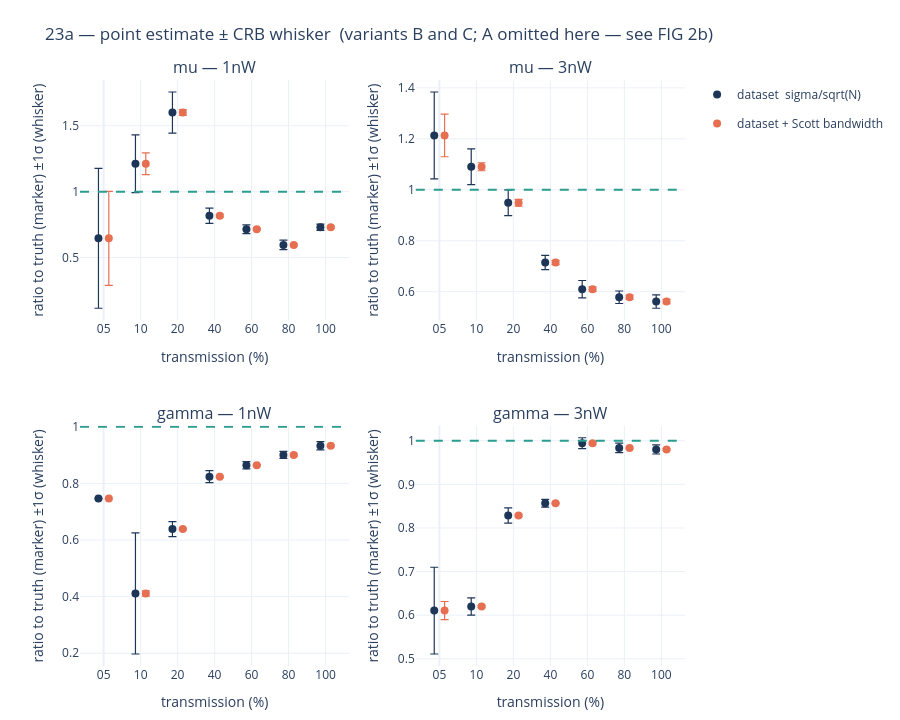
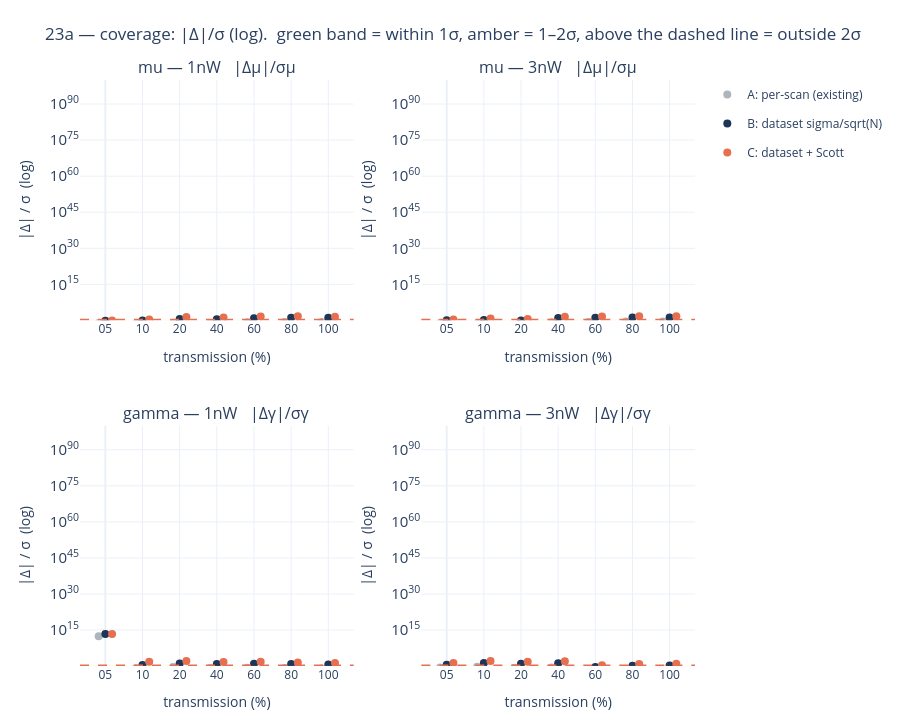

The code cell stored with these charts, in order, in its notebook:
### Code cell
# ============================================================
# 23a — FIG 2a: point estimate +- the CRB whisker (dataset CRB: variants B and C), split by power
# ============================================================
SMK = {'data': ('sig_mu_data', 'sig_g_data'), 'scott': ('sig_mu_data_scott', 'sig_g_data_scott')}
ZK = {'single': ('dmu_sigma_single', 'dg_sigma_single'),
      'data': ('dmu_sigma_data', 'dg_sigma_data'),
      'scott': ('dmu_sigma_data_scott', 'dg_sigma_data_scott')}

def _series(power):
    ts = [t for t in TABLE if t['exp'].startswith(power)]
    return sorted(ts, key=lambda t: int(t['exp'].split('Trans')[-1]))

VAR2 = [('data', 'dataset  sigma/sqrt(N)', '#1d3557', -0.14),
        ('scott', 'dataset + Scott bandwidth', '#e76f51', +0.14)]
fig2 = make_subplots(rows=2, cols=2, horizontal_spacing=0.11, vertical_spacing=0.18,
                     subplot_titles=['mu — 1nW', 'mu — 3nW', 'gamma — 1nW', 'gamma — 3nW'])
for ci, power in enumerate(POWERS, start=1):
    ts = _series(power)
    xlab = [t['exp'].split('Trans')[-1] for t in ts]
    for v, lab, col, dx in VAR2:
        xs = [i + dx for i in range(len(ts))]
        fig2.add_trace(go.Scatter(
            x=xs, y=[t['mu'] / t['mu_true'] for t in ts], mode='markers',
            marker=dict(color=col, size=8),
            error_y=dict(type='data', array=[t[SMK[v][0]] / t['mu_true'] for t in ts], color=col, thickness=1.2),
            name=lab, legendgroup=v, showlegend=(ci == 1)), row=1, col=ci)
        fig2.add_trace(go.Scatter(
            x=xs, y=[t['gamma'] / t['gamma_true'] for t in ts], mode='markers',
            marker=dict(color=col, size=8),
            error_y=dict(type='data', array=[t[SMK[v][1]] / t['gamma_true'] for t in ts], color=col, thickness=1.2),
            name=lab, legendgroup=v, showlegend=False), row=2, col=ci)
    for rr in (1, 2):
        fig2.update_xaxes(title_text='transmission (%)', row=rr, col=ci,
                          tickmode='array', tickvals=list(range(len(ts))), ticktext=xlab)
        fig2.update_yaxes(title_text='ratio to truth (marker) ±1σ (whisker)', row=rr, col=ci)
        fig2.add_hline(y=1.0, line=dict(color='#2a9d8f', dash='dash'), row=rr, col=ci)
fig2.update_layout(height=720, margin=dict(t=80, b=45),
                   title_text='23a — point estimate ± CRB whisker  (variants B and C; A omitted here — see FIG 2b)')
fig2.show(config=CONFIG_PLOT)

# ============================================================
# 23a — FIG 2b: coverage |Delta|/sigma for ALL three variants (log scale), split by power
# ============================================================
VAR3 = [('single', 'A: per-scan (existing)', '#adb5bd', -0.18),
        ('data', 'B: dataset sigma/sqrt(N)', '#1d3557', 0.0),
        ('scott', 'C: dataset + Scott', '#e76f51', +0.18)]
fig2b = make_subplots(rows=2, cols=2, horizontal_spacing=0.11, vertical_spacing=0.18,
                      subplot_titles=['mu — 1nW   |Δμ|/σμ', 'mu — 3nW   |Δμ|/σμ',
                                      'gamma — 1nW   |Δγ|/σγ', 'gamma — 3nW   |Δγ|/σγ'])
for ci, power in enumerate(POWERS, start=1):
    ts = _series(power)
    xlab = [t['exp'].split('Trans')[-1] for t in ts]
    for v, lab, col, dx in VAR3:
        xs = [i + dx for i in range(len(ts))]
        fig2b.add_trace(go.Scatter(x=xs, y=[t[ZK[v][0]] for t in ts], mode='markers',
                                   marker=dict(color=col, size=8), name=lab,
                                   legendgroup=v, showlegend=(ci == 1)), row=1, col=ci)
        fig2b.add_trace(go.Scatter(x=xs, y=[t[ZK[v][1]] for t in ts], mode='markers',
                                   marker=dict(color=col, size=8), name=lab,
                                   legendgroup=v, showlegend=False), row=2, col=ci)
    for rr in (1, 2):
        fig2b.add_hrect(y0=0.1, y1=1.0, fillcolor='#2a9d8f', opacity=0.10, line_width=0, row=rr, col=ci)
        fig2b.add_hrect(y0=1.0, y1=2.0, fillcolor='#e9c46a', opacity=0.14, line_width=0, row=rr, col=ci)
        fig2b.add_hline(y=2.0, line=dict(color='#e76f51', dash='dash'), row=rr, col=ci)
        fig2b.update_xaxes(title_text='transmission (%)', row=rr, col=ci,
                           tickmode='array', tickvals=list(range(len(ts))), ticktext=xlab)
        fig2b.update_yaxes(title_text='|Δ| / σ  (log)', type='log', range=[0.05, 100], row=rr, col=ci)
fig2b.update_layout(height=720, margin=dict(t=80, b=45),
                    title_text='23a — coverage: |Δ|/σ (log).  green band = within 1σ, amber = 1–2σ, above the dashed line = outside 2σ')

### Figure 1 — Plotly figure (JSON) as saved in the notebook; plotly's stock layout.template omitted (floating-point values rounded to 4 significant figures)
{"data": [{"error_y": {"array": [0.5305, 0.219, 0.1556, 0.05775, 0.03342, 0.03607, 0.02319], "color": "#1d3557", "thickness": 1.2, "type": "data"}, "legendgroup": "data", "marker": {"color": "#1d3557", "size": 8}, "mode": "markers", "name": "dataset  sigma/sqrt(N)", "showlegend": true, "type": "scatter", "x": [-0.14, 0.86, 1.86, 2.86, 3.86, 4.86, 5.86], "xaxis": "x", "y": [0.6458, 1.212, 1.6, 0.8168, 0.7146, 0.596, 0.7298], "yaxis": "y"}, {"error_y": {"array": [1.16e-14, 0.2139, 0.02652, 0.0213, 0.01259, 0.01269, 0.01468], "color": "#1d3557", "thickness": 1.2, "type": "data"}, "legendgroup": "data", "marker": {"color": "#1d3557", "size": 8}, "mode": "markers", "name": "dataset  sigma/sqrt(N)", "showlegend": false, "type": "scatter", "x": [-0.14, 0.86, 1.86, 2.86, 3.86, 4.86, 5.86], "xaxis": "x3", "y": [0.7464, 0.4115, 0.6386, 0.8237, 0.8639, 0.9006, 0.933], "yaxis": "y3"}, {"error_y": {"array": [0.3562, 0.08287, 0.0222, 0.01044, 0.006529, 0.008238, 0.009354], "color": "#e76f51", "thickness": 1.2, "type": "data"}, "legendgroup": "scott", "marker": {"color": "#e76f51", "size": 8}, "mode": "markers", "name": "dataset + Scott bandwidth", "showlegend": true, "type": "scatter", "x": [0.14, 1.14, 2.14, 3.14, 4.14, 5.14, 6.14], "xaxis": "x", "y": [0.6458, 1.212, 1.6, 0.8168, 0.7146, 0.596, 0.7298], "yaxis": "y"}, {"error_y": {"array": [9.887e-15, 0.009302, 0.003002, 0.003096, 0.00211, 0.003234, 0.003122], "color": "#e76f51", "thickness": 1.2, "type": "data"}, "legendgroup": "scott", "marker": {"color": "#e76f51", "size": 8}, "mode": "markers", "name": "dataset + Scott bandwidth", "showlegend": false, "type": "scatter", "x": [0.14, 1.14, 2.14, 3.14, 4.14, 5.14, 6.14], "xaxis": "x3", "y": [0.7464, 0.4115, 0.6386, 0.8237, 0.8639, 0.9006, 0.933], "yaxis": "y3"}, {"error_y": {"array": [0.1703, 0.06999, 0.0508, 0.02787, 0.03395, 0.02458, 0.02625], "color": "#1d3557", "thickness": 1.2, "type": "data"}, "legendgroup": "data", "marker": {"color": "#1d3557", "size": 8}, "mode": "markers", "name": "dataset  sigma/sqrt(N)", "showlegend": false, "type": "scatter", "x": [-0.14, 0.86, 1.86, 2.86, 3.86, 4.86, 5.86], "xaxis": "x2", "y": [1.213, 1.09, 0.9492, 0.7146, 0.6101, 0.5784, 0.5615], "yaxis": "y2"}, {"error_y": {"array": [0.09946, 0.01967, 0.01745, 0.008931, 0.01256, 0.01078, 0.0104], "color": "#1d3557", "thickness": 1.2, "type": "data"}, "legendgroup": "data", "marker": {"color": "#1d3557", "size": 8}, "mode": "markers", "name": "dataset  sigma/sqrt(N)", "showlegend": false, "type": "scatter", "x": [-0.14, 0.86, 1.86, 2.86, 3.86, 4.86, 5.86], "xaxis": "x4", "y": [0.6105, 0.6198, 0.8287, 0.8567, 0.9942, 0.9835, 0.9799], "yaxis": "y4"}, {"error_y": {"array": [0.08377, 0.01572, 0.01325, 0.008408, 0.008918, 0.00812, 0.008576], "color": "#e76f51", "thickness": 1.2, "type": "data"}, "legendgroup": "scott", "marker": {"color": "#e76f51", "size": 8}, "mode": "markers", "name": "dataset + Scott bandwidth", "showlegend": false, "type": "scatter", "x": [0.14, 1.14, 2.14, 3.14, 4.14, 5.14, 6.14], "xaxis": "x2", "y": [1.213, 1.09, 0.9492, 0.7146, 0.6101, 0.5784, 0.5615], "yaxis": "y2"}, {"error_y": {"array": [0.02084, 0.002633, 0.00247, 0.00149, 0.002355, 0.002165, 0.002279], "color": "#e76f51", "thickness": 1.2, "type": "data"}, "legendgroup": "scott", "marker": {"color": "#e76f51", "size": 8}, "mode": "markers", "name": "dataset + Scott bandwidth", "showlegend": false, "type": "scatter", "x": [0.14, 1.14, 2.14, 3.14, 4.14, 5.14, 6.14], "xaxis": "x4", "y": [0.6105, 0.6198, 0.8287, 0.8567, 0.9942, 0.9835, 0.9799], "yaxis": "y4"}], "layout": {"annotations": [{"font": {"size": 16}, "showarrow": false, "text": "mu — 1nW", "x": 0.2225, "xanchor": "center", "xref": "paper", "y": 1.0, "yanchor": "bottom", "yref": "paper"}, {"font": {"size": 16}, "showarrow": false, "text": "mu — 3nW", "x": 0.7775, "xanchor": "center", "xref": "paper", "y": 1.0, "yanchor": "bottom", "yref": "paper"}, {"font": {"size": 16}, "showarrow": false, "text": "gamma — 1nW", "x": 0.2225, "xanchor": "center", "xref": "paper", "y": 0.41, "yanchor": "bottom", "yref": "paper"}, {"font": {"size": 16}, "showarrow": false, "text": "gamma — 3nW", "x": 0.7775, "xanchor": "center", "xref": "paper", "y": 0.41, "yanchor": "bottom", "yref": "paper"}], "height": 720, "margin": {"b": 45, "t": 80}, "shapes": [{"line": {"color": "#2a9d8f", "dash": "dash"}, "type": "line", "x0": 0, "x1": 1, "xref": "x domain", "y0": 1.0, "y1": 1.0, "yref": "y"}, {"line": {"color": "#2a9d8f", "dash": "dash"}, "type": "line", "x0": 0, "x1": 1, "xref": "x3 domain", "y0": 1.0, "y1": 1.0, "yref": "y3"}, {"line": {"color": "#2a9d8f", "dash": "dash"}, "type": "line", "x0": 0, "x1": 1, "xref": "x2 domain", "y0": 1.0, "y1": 1.0, "yref": "y2"}, {"line": {"color": "#2a9d8f", "dash": "dash"}, "type": "line", "x0": 0, "x1": 1, "xref": "x4 domain", "y0": 1.0, "y1": 1.0, "yref": "y4"}], "title": {"text": "23a — point estimate ± CRB whisker  (variants B and C; A omitted here — see FIG 2b)"}, "xaxis": {"anchor": "y", "domain": [0.0, 0.445], "tickmode": "array", "ticktext": ["05", "10", "20", "40", "60", "80", "100"], "tickvals": [0, 1, 2, 3, 4, 5, 6], "title": {"text": "transmission (%)"}}, "xaxis2": {"anchor": "y2", "domain": [0.555, 1.0], "tickmode": "array", "ticktext": ["05", "10", "20", "40", "60", "80", "100"], "tickvals": [0, 1, 2, 3, 4, 5, 6], "title": {"text": "transmission (%)"}}, "xaxis3": {"anchor": "y3", "domain": [0.0, 0.445], "tickmode": "array", "ticktext": ["05", "10", "20", "40", "60", "80", "100"], "tickvals": [0, 1, 2, 3, 4, 5, 6], "title": {"text": "transmission (%)"}}, "xaxis4": {"anchor": "y4", "domain": [0.555, 1.0], "tickmode": "array", "ticktext": ["05", "10", "20", "40", "60", "80", "100"], "tickvals": [0, 1, 2, 3, 4, 5, 6], "title": {"text": "transmission (%)"}}, "yaxis": {"anchor": "x", "domain": [0.59, 1.0], "title": {"text": "ratio to truth (marker) ±1σ (whisker)"}}, "yaxis2": {"anchor": "x2", "domain": [0.59, 1.0], "title": {"text": "ratio to truth (marker) ±1σ (whisker)"}}, "yaxis3": {"anchor": "x3", "domain": [0.0, 0.41], "title": {"text": "ratio to truth (marker) ±1σ (whisker)"}}, "yaxis4": {"anchor": "x4", "domain": [0.0, 0.41], "title": {"text": "ratio to truth (marker) ±1σ (whisker)"}}}}

### Figure 2 — Plotly figure (JSON) as saved in the notebook; plotly's stock layout.template omitted (floating-point values rounded to 4 significant figures)
{"data": [{"legendgroup": "single", "marker": {"color": "#adb5bd", "size": 8}, "mode": "markers", "name": "A: per-scan (existing)", "showlegend": true, "type": "scatter", "x": [-0.18, 0.82, 1.82, 2.82, 3.82, 4.82, 5.82], "xaxis": "x", "y": [0.08549, 0.05108, 0.1144, 0.06436, 0.1734, 0.2246, 0.2352], "yaxis": "y"}, {"legendgroup": "single", "marker": {"color": "#adb5bd", "size": 8}, "mode": "markers", "name": "A: per-scan (existing)", "showlegend": false, "type": "scatter", "x": [-0.18, 0.82, 1.82, 2.82, 3.82, 4.82, 5.82], "xaxis": "x3", "y": [2799000000000.0, 0.1454, 0.4038, 0.1679, 0.2195, 0.157, 0.09209], "yaxis": "y3"}, {"legendgroup": "data", "marker": {"color": "#1d3557", "size": 8}, "mode": "markers", "name": "B: dataset sigma/sqrt(N)", "showlegend": true, "type": "scatter", "x": [0.0, 1.0, 2.0, 3.0, 4.0, 5.0, 6.0], "xaxis": "x", "y": [0.6677, 0.9665, 3.859, 3.171, 8.54, 11.2, 11.65], "yaxis": "y"}, {"legendgroup": "data", "marker": {"color": "#1d3557", "size": 8}, "mode": "markers", "name": "B: dataset sigma/sqrt(N)", "showlegend": false, "type": "scatter", "x": [0.0, 1.0, 2.0, 3.0, 4.0, 5.0, 6.0], "xaxis": "x3", "y": [21860000000000.0, 2.751, 13.62, 8.274, 10.8, 7.83, 4.563], "yaxis": "y3"}, {"legendgroup": "scott", "marker": {"color": "#e76f51", "size": 8}, "mode": "markers", "name": "C: dataset + Scott", "showlegend": true, "type": "scatter", "x": [0.18, 1.18, 2.18, 3.18, 4.18, 5.18, 6.18], "xaxis": "x", "y": [0.9943, 2.554, 27.05, 17.54, 43.71, 49.04, 28.89], "yaxis": "y"}, {"legendgroup": "scott", "marker": {"color": "#e76f51", "size": 8}, "mode": "markers", "name": "C: dataset + Scott", "showlegend": false, "type": "scatter", "x": [0.18, 1.18, 2.18, 3.18, 4.18, 5.18, 6.18], "xaxis": "x3", "y": [25660000000000.0, 63.27, 120.4, 56.94, 64.49, 30.73, 21.45], "yaxis": "y3"}, {"legendgroup": "single", "marker": {"color": "#adb5bd", "size": 8}, "mode": "markers", "name": "A: per-scan (existing)", "showlegend": false, "type": "scatter", "x": [-0.18, 0.82, 1.82, 2.82, 3.82, 4.82, 5.82], "xaxis": "x2", "y": [0.07893, 0.03261, 0.02145, 0.1674, 0.2278, 0.3426, 0.333], "yaxis": "y2"}, {"legendgroup": "single", "marker": {"color": "#adb5bd", "size": 8}, "mode": "markers", "name": "A: per-scan (existing)", "showlegend": false, "type": "scatter", "x": [-0.18, 0.82, 1.82, 2.82, 3.82, 4.82, 5.82], "xaxis": "x4", "y": [0.2467, 0.4874, 0.2107, 0.2623, 0.009081, 0.03057, 0.03847], "yaxis": "y4"}, {"legendgroup": "data", "marker": {"color": "#1d3557", "size": 8}, "mode": "markers", "name": "B: dataset sigma/sqrt(N)", "showlegend": false, "type": "scatter", "x": [0.0, 1.0, 2.0, 3.0, 4.0, 5.0, 6.0], "xaxis": "x2", "y": [1.253, 1.293, 0.9997, 10.24, 11.48, 17.16, 16.7], "yaxis": "y2"}, {"legendgroup": "data", "marker": {"color": "#1d3557", "size": 8}, "mode": "markers", "name": "B: dataset sigma/sqrt(N)", "showlegend": false, "type": "scatter", "x": [0.0, 1.0, 2.0, 3.0, 4.0, 5.0, 6.0], "xaxis": "x4", "y": [3.916, 19.33, 9.819, 16.04, 0.4578, 1.531, 1.929], "yaxis": "y4"}, {"legendgroup": "scott", "marker": {"color": "#e76f51", "size": 8}, "mode": "markers", "name": "C: dataset + Scott", "showlegend": false, "type": "scatter", "x": [0.18, 1.18, 2.18, 3.18, 4.18, 5.18, 6.18], "xaxis": "x2", "y": [2.547, 5.755, 3.833, 33.94, 43.72, 51.93, 51.14], "yaxis": "y2"}, {"legendgroup": "scott", "marker": {"color": "#e76f51", "size": 8}, "mode": "markers", "name": "C: dataset + Scott", "showlegend": false, "type": "scatter", "x": [0.18, 1.18, 2.18, 3.18, 4.18, 5.18, 6.18], "xaxis": "x4", "y": [18.69, 144.4, 69.36, 96.19, 2.442, 7.621, 8.807], "yaxis": "y4"}], "layout": {"annotations": [{"font": {"size": 16}, "showarrow": false, "text": "mu — 1nW   |Δμ|/σμ", "x": 0.2225, "xanchor": "center", "xref": "paper", "y": 1.0, "yanchor": "bottom", "yref": "paper"}, {"font": {"size": 16}, "showarrow": false, "text": "mu — 3nW   |Δμ|/σμ", "x": 0.7775, "xanchor": "center", "xref": "paper", "y": 1.0, "yanchor": "bottom", "yref": "paper"}, {"font": {"size": 16}, "showarrow": false, "text": "gamma — 1nW   |Δγ|/σγ", "x": 0.2225, "xanchor": "center", "xref": "paper", "y": 0.41, "yanchor": "bottom", "yref": "paper"}, {"font": {"size": 16}, "showarrow": false, "text": "gamma — 3nW   |Δγ|/σγ", "x": 0.7775, "xanchor": "center", "xref": "paper", "y": 0.41, "yanchor": "bottom", "yref": "paper"}], "height": 720, "margin": {"b": 45, "t": 80}, "shapes": [{"fillcolor": "#2a9d8f", "line": {"width": 0}, "opacity": 0.1, "type": "rect", "x0": 0, "x1": 1, "xref": "x domain", "y0": 0.1, "y1": 1.0, "yref": "y"}, {"fillcolor": "#e9c46a", "line": {"width": 0}, "opacity": 0.14, "type": "rect", "x0": 0, "x1": 1, "xref": "x domain", "y0": 1.0, "y1": 2.0, "yref": "y"}, {"line": {"color": "#e76f51", "dash": "dash"}, "type": "line", "x0": 0, "x1": 1, "xref": "x domain", "y0": 2.0, "y1": 2.0, "yref": "y"}, {"fillcolor": "#2a9d8f", "line": {"width": 0}, "opacity": 0.1, "type": "rect", "x0": 0, "x1": 1, "xref": "x3 domain", "y0": 0.1, "y1": 1.0, "yref": "y3"}, {"fillcolor": "#e9c46a", "line": {"width": 0}, "opacity": 0.14, "type": "rect", "x0": 0, "x1": 1, "xref": "x3 domain", "y0": 1.0, "y1": 2.0, "yref": "y3"}, {"line": {"color": "#e76f51", "dash": "dash"}, "type": "line", "x0": 0, "x1": 1, "xref": "x3 domain", "y0": 2.0, "y1": 2.0, "yref": "y3"}, {"fillcolor": "#2a9d8f", "line": {"width": 0}, "opacity": 0.1, "type": "rect", "x0": 0, "x1": 1, "xref": "x2 domain", "y0": 0.1, "y1": 1.0, "yref": "y2"}, {"fillcolor": "#e9c46a", "line": {"width": 0}, "opacity": 0.14, "type": "rect", "x0": 0, "x1": 1, "xref": "x2 domain", "y0": 1.0, "y1": 2.0, "yref": "y2"}, {"line": {"color": "#e76f51", "dash": "dash"}, "type": "line", "x0": 0, "x1": 1, "xref": "x2 domain", "y0": 2.0, "y1": 2.0, "yref": "y2"}, {"fillcolor": "#2a9d8f", "line": {"width": 0}, "opacity": 0.1, "type": "rect", "x0": 0, "x1": 1, "xref": "x4 domain", "y0": 0.1, "y1": 1.0, "yref": "y4"}, {"fillcolor": "#e9c46a", "line": {"width": 0}, "opacity": 0.14, "type": "rect", "x0": 0, "x1": 1, "xref": "x4 domain", "y0": 1.0, "y1": 2.0, "yref": "y4"}, {"line": {"color": "#e76f51", "dash": "dash"}, "type": "line", "x0": 0, "x1": 1, "xref": "x4 domain", "y0": 2.0, "y1": 2.0, "yref": "y4"}], "title": {"text": "23a — coverage: |Δ|/σ (log).  green band = within 1σ, amber = 1–2σ, above the dashed line = outside 2σ"}, "xaxis": {"anchor": "y", "domain": [0.0, 0.445], "tickmode": "array", "ticktext": ["05", "10", "20", "40", "60", "80", "100"], "tickvals": [0, 1, 2, 3, 4, 5, 6], "title": {"text": "transmission (%)"}}, "xaxis2": {"anchor": "y2", "domain": [0.555, 1.0], "tickmode": "array", "ticktext": ["05", "10", "20", "40", "60", "80", "100"], "tickvals": [0, 1, 2, 3, 4, 5, 6], "title": {"text": "transmission (%)"}}, "xaxis3": {"anchor": "y3", "domain": [0.0, 0.445], "tickmode": "array", "ticktext": ["05", "10", "20", "40", "60", "80", "100"], "tickvals": [0, 1, 2, 3, 4, 5, 6], "title": {"text": "transmission (%)"}}, "xaxis4": {"anchor": "y4", "domain": [0.555, 1.0], "tickmode": "array", "ticktext": ["05", "10", "20", "40", "60", "80", "100"], "tickvals": [0, 1, 2, 3, 4, 5, 6], "title": {"text": "transmission (%)"}}, "yaxis": {"anchor": "x", "domain": [0.59, 1.0], "range": [0.05, 100], "title": {"text": "|Δ| / σ  (log)"}, "type": "log"}, "yaxis2": {"anchor": "x2", "domain": [0.59, 1.0], "range": [0.05, 100], "title": {"text": "|Δ| / σ  (log)"}, "type": "log"}, "yaxis3": {"anchor": "x3", "domain": [0.0, 0.41], "range": [0.05, 100], "title": {"text": "|Δ| / σ  (log)"}, "type": "log"}, "yaxis4": {"anchor": "x4", "domain": [0.0, 0.41], "range": [0.05, 100], "title": {"text": "|Δ| / σ  (log)"}, "type": "log"}}}
